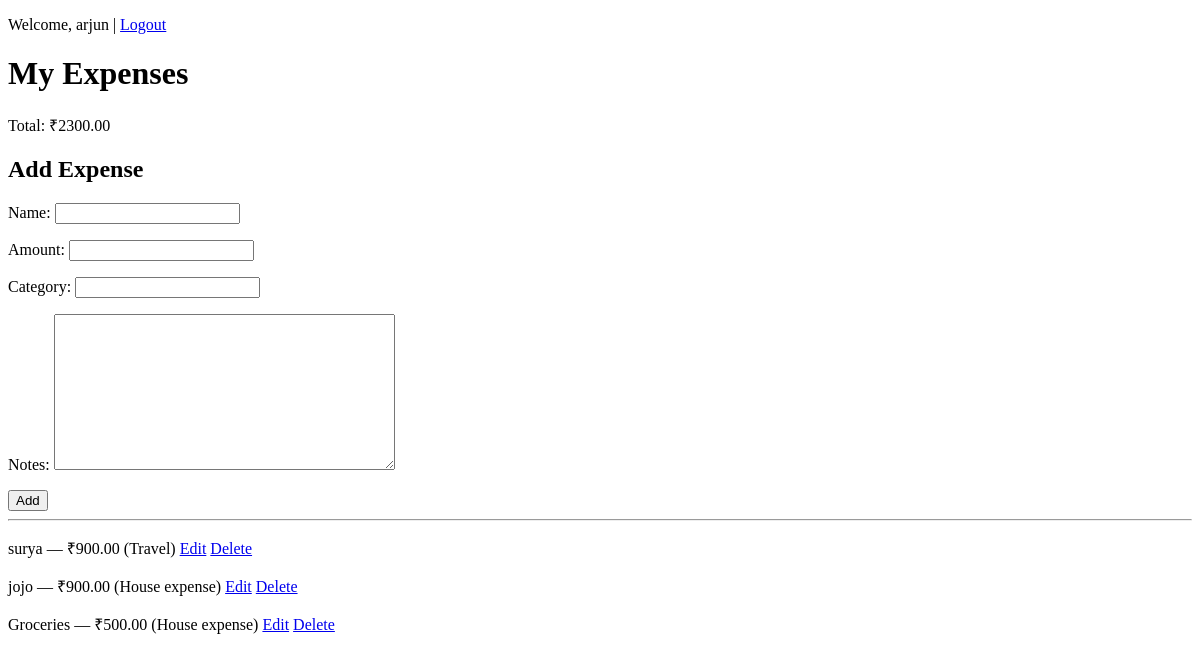
The page / (signed in) on the database as committed earlier.
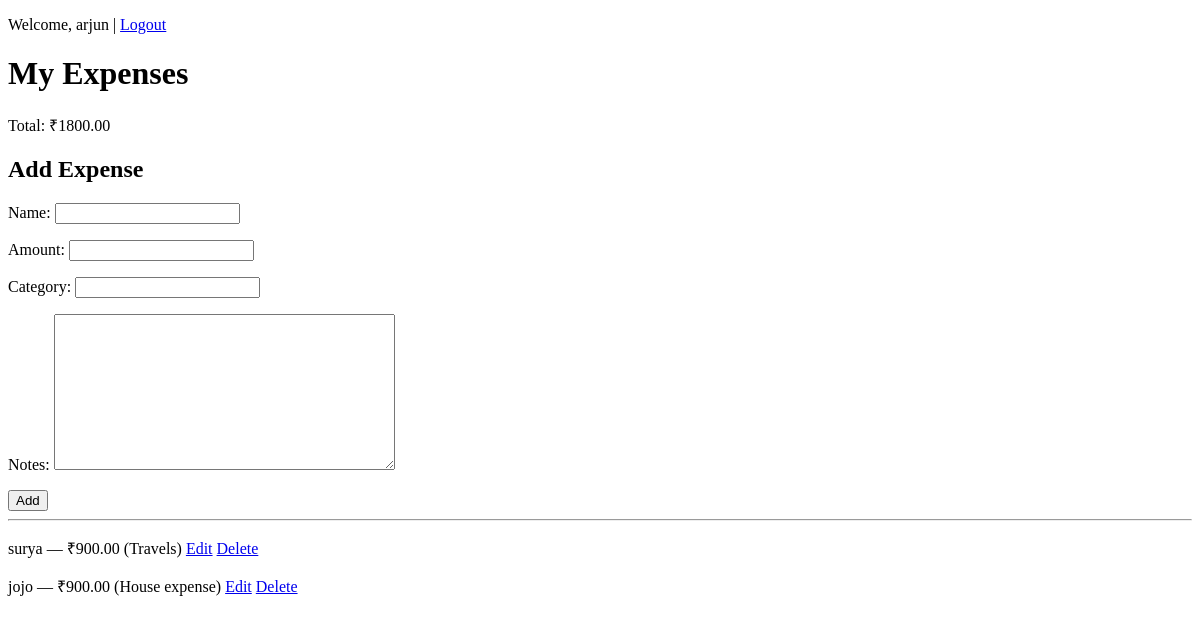
The same page on the database as committed later.
### expenses/models.py (models this page shows, shortened)
class Expense(models.Model):
    user = models.ForeignKey(User, on_delete=models.CASCADE)
    name = models.CharField(max_length=100)
    amount = models.DecimalField(max_digits=10, decimal_places=2)
    category = models.CharField(max_length=100)
    date = models.DateField(auto_now_add=True)
    notes = models.TextField(blank=True)

### expenses/views.py (the view)
# urls.py: path('', ExpenseListView.as_view(), name='home'),
class ExpenseListView(LoginRequiredMixin, ListView):
    model = Expense
    template_name = 'expenses/home.html'
    context_object_name = 'expenses'
    def get_queryset(self):
        return Expense.objects.filter(user=self.request.user).order_by('-date')
    def get_context_data(self, **kwargs):
        context = super().get_context_data(**kwargs)
        context['total'] = sum(e.amount for e in self.get_queryset())
        context['form'] = ExpenseForm()
        return context

### expenses/forms.py
class ExpenseForm(forms.ModelForm):
    class Meta:
        model = Expense
        fields = ['name', 'amount', 'category', 'notes']

### expenses/templates/expenses/home.html (shortened to what this page needs)
<!DOCTYPE html>
<html>
<head><title>Expense Tracker</title></head>
<body>
    <p>Welcome, {{ request.user.username }} | <a href="{% url 'logout' %}">Logout</a></p>
    <h1>My Expenses</h1>
    <p>Total: ₹{{ total }}</p>
    <h2>Add Expense</h2>
    <form method="POST" action="{% url 'expense-create' %}">
        {{ form.as_p }}
        <button type="submit">Add</button>
    </form>
    <hr>
    {% if expenses %}
        {% for expense in expenses %}
            <p>
                {{ expense.name }} — ₹{{ expense.amount }} ({{ expense.category }})
                <a href="{% url 'expense-edit' expense.id %}">Edit</a>
                <a href="{% url 'expense-delete' expense.id %}">Delete</a>
            </p>
        {% endfor %}
    {% else %}
        <p>No expenses yet.</p>
    {% endif %}
</body>
</html>

Rows that differ between the two databases and show on the page:
removed Expense: name "Groceries", amount "500.00", category "House expense"
changed Expense "surya": category "Travel" → "Travels"
Other text that changed with them:
{{ total }}: "2300.00" → "1800.00"
